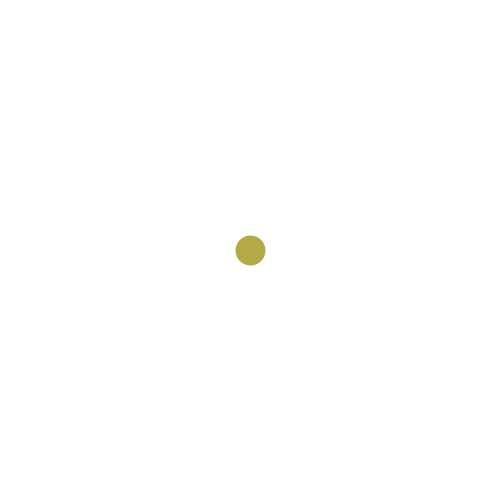
Frame 1 (no input)
Frame 60 (the mouse pressed at the canvas centre just before this capture): identical to frame 1, image omitted
Frame 120 (the mouse held since frame 60 and released just before this capture): identical to frame 1, image omitted

The Processing sketch that drew this single still picture (run headless with seeded random() and noise(); from frame 60 on, the mouse is pressed at the canvas centre):

// Processing sketch: punktKolorwarunek02cztery_kolory
// ── punktKolorwarunek02cztery_kolory.pde
void setup() 
{
  size(500, 500);
  strokeWeight(30);
}

void draw()
{
  background(255); 
  if (mouseX < 250) 
  {
    if (mouseY < 250)
      stroke(180, 168, 71);
    if (mouseY > 250) 
      stroke(180, 89, 181);
  }
  if (mouseX > 250) 
  {
    if (mouseY < 250)
      stroke(180, 0, 71);
    if (mouseY > 250)    
      stroke(0, 168, 71);
  }
  point(250, 250);
}
